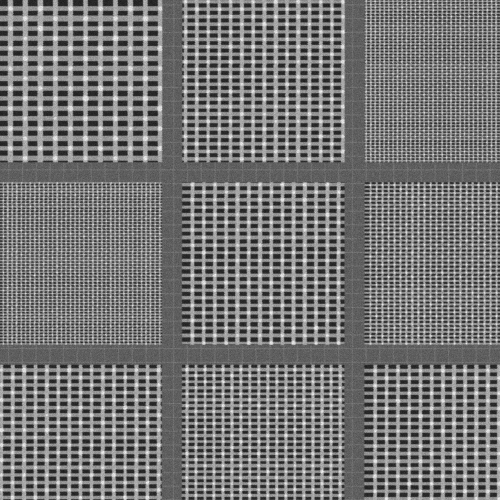
#> input picture Dataset_AMP_Phase 2/p001.png, 1000 x 1000 px (shown at 1/2 size)
$ python inference_adaptive.py --reference '../../Dataset_AMP_Phase 2/p001.png' --search '../../Dataset_AMP_Phase 2/p002.png'   (older library calls are emulated)
#> lines starting #> are read from the running program, lines starting #| are printed output that depends on the picture; after the words box and inside, x2 and y2 are one past the last pixel; in counts of white or black regions, pixels touching at a corner belong together
"""
Drift-Sense++ Adaptive Structural Registration Engine
Confidence-Gated Multi-Stage Architecture:
- Stage 1: Fast Global Retrieval (Intensity + Scharr Gradient)
- Stage 2: Confidence Assessment (Peak Gap Delta-S, PSR, Peak Score)
- Stage 3: Adaptive Execution Cascade (Fast Path <40ms, Normal Path ~100ms, Hard Path ~350ms)
- Stage 4: Multi-Feature Verification & Structural Consistency Metric C_i = mu / (sigma + eps)
- Stage 5: Conditional Periodic Center Tie-Breaker (Invoked ONLY on true structural ties)
- Stage 6: Subpixel 2D Paraboloid Refinement
"""

import os
import sys
import argparse
import json
import time
import numpy as np
import cv2

from anchor_consensus import select_distinctive_anchors


def normalize_intensity(image: np.ndarray) -> np.ndarray:
    """Normalizes image intensity to float32 [0, 1] with percentile scaling."""
    img_f = image.astype(np.float32)
    p_low, p_high = np.percentile(img_f, (1, 99))
    if p_high > p_low:
        img_norm = np.clip((img_f - p_low) / (p_high - p_low), 0.0, 1.0)
    else:
        img_norm = img_f / 255.0
    return img_norm.astype(np.float32)


def extract_gradient_and_orientation(image: np.ndarray) -> tuple[np.ndarray, np.ndarray]:
    """Extracts Scharr gradient magnitude [0, 1] and orientation angle [-pi, pi]."""
    img_f = image.astype(np.float32) / 255.0 if image.dtype == np.uint8 else image.astype(np.float32)
    gx = cv2.Scharr(img_f, cv2.CV_32F, 1, 0)
    gy = cv2.Scharr(img_f, cv2.CV_32F, 0, 1)
    g_mag = cv2.magnitude(gx, gy)
    g_ang = np.arctan2(gy, gx)
    max_val = g_mag.max()
    if max_val > 1e-6:
        g_mag /= max_val
    return g_mag.astype(np.float32), g_ang.astype(np.float32)


def compute_psr(corr_plane: np.ndarray, peak_x: int, peak_y: int, sidelobe_radius: int = 6) -> float:
    """Computes Peak-to-Sidelobe Ratio (PSR) of correlation plane."""
    h, w = corr_plane.shape
    mask = np.ones((h, w), dtype=bool)

    y_min = max(0, peak_y - sidelobe_radius)
    y_max = min(h, peak_y + sidelobe_radius + 1)
    x_min = max(0, peak_x - sidelobe_radius)
    x_max = min(w, peak_x + sidelobe_radius + 1)

    mask[y_min:y_max, x_min:x_max] = False
    sidelobe = corr_plane[mask]
    if len(sidelobe) == 0 or np.std(sidelobe) < 1e-7:
        return 0.0

    peak_val = corr_plane[peak_y, peak_x]
    mean_side = float(np.mean(sidelobe))
    std_side = float(np.std(sidelobe))

    psr = (peak_val - mean_side) / std_side
    return float(psr)


def extract_distinct_spatial_peaks(corr_map: np.ndarray, top_k: int = 6, min_dist: int = 15) -> list[dict]:
    """Extracts distinct spatial peaks using Non-Maximum Suppression."""
    work = corr_map.copy()
    h, w = work.shape
    peaks = []
    for _ in range(top_k):
        _, max_val, _, max_loc = cv2.minMaxLoc(work)
        if max_val <= -1.0 or np.isnan(max_val):
            break
        px, py = max_loc
        peaks.append({"x": int(px), "y": int(py), "score": float(max_val)})
        y1, y2 = max(0, py - min_dist), min(h, py + min_dist + 1)
        x1, x2 = max(0, px - min_dist), min(w, px + min_dist + 1)
        work[y1:y2, x1:x2] = -999.0
    return peaks


def local_phase_correlation(ref_patch: np.ndarray, search_patch: np.ndarray) -> tuple[float, float, float]:
    """Computes local phase correlation between reference and candidate search patch."""
    h, w = ref_patch.shape
    sh, sw = search_patch.shape
    if (h, w) != (sh, sw):
        ref_patch = cv2.resize(ref_patch, (sw, sh), interpolation=cv2.INTER_AREA)

    ref_f = ref_patch.astype(np.float32)
    search_f = search_patch.astype(np.float32)

    hann = cv2.createHanningWindow((sw, sh), cv2.CV_32F)
    ref_win = (ref_f - np.mean(ref_f)) * hann
    search_win = (search_f - np.mean(search_f)) * hann

    G_a = np.fft.fft2(ref_win)
    G_b = np.fft.fft2(search_win)
    cross_power = G_a * np.conj(G_b)
    magnitude = np.abs(cross_power) + 1e-7
    r = np.real(np.fft.ifft2(cross_power / magnitude))
    r_shift = np.fft.fftshift(r)

    cy, cx = sh // 2, sw // 2
    win_r = 5
    sub_r = r_shift[max(0, cy - win_r):min(sh, cy + win_r + 1),
                    max(0, cx - win_r):min(sw, cx + win_r + 1)]

    _, max_val, _, max_loc = cv2.minMaxLoc(sub_r)
    dx = float(max_loc[0] - win_r)
    dy = float(max_loc[1] - win_r)
    phase_score = float(max_val)

    return dx, dy, phase_score


def subpixel_refine_2d(corr_plane: np.ndarray, int_x: int, int_y: int) -> tuple[float, float]:
    """Fits 2D quadratic paraboloid surface on 5x5 neighborhood around correlation peak."""
    h, w = corr_plane.shape
    if int_x < 2 or int_x >= w - 2 or int_y < 2 or int_y >= h - 2:
        return float(int_x), float(int_y)

    patch = corr_plane[int_y-2:int_y+3, int_x-2:int_x+3].astype(np.float64)
    y_coords, x_coords = np.mgrid[-2:3, -2:3]

    X_mat = np.column_stack([
        x_coords.ravel()**2,
        y_coords.ravel()**2,
        x_coords.ravel() * y_coords.ravel(),
        x_coords.ravel(),
        y_coords.ravel(),
        np.ones(25)
    ])
    Z_vec = patch.ravel()

    try:
        coeff, _, _, _ = np.linalg.lstsq(X_mat, Z_vec, rcond=None)
        a, b, c, d, e, _ = coeff
        denom = 4 * a * b - c**2
        if abs(denom) > 1e-6 and a < 0 and b < 0:
            dx = (c * e - 2 * b * d) / denom
            dy = (c * d - 2 * a * e) / denom
            dx = np.clip(dx, -1.5, 1.5)
            dy = np.clip(dy, -1.5, 1.5)
            return float(int_x + dx), float(int_y + dy)
    except Exception:
        pass

    return float(int_x), float(int_y)


def perform_adaptive_localization(
    ref_img: np.ndarray,
    search_img: np.ndarray,
    verbose: bool = False
) -> tuple[float, float, dict]:
    """
    Main Drift-Sense++ Adaptive Structural Registration Pipeline.
    Dynamically routes between Fast Path, Normal Path, and Hard Path based on confidence.
    """
    t_start = time.perf_counter()
    sh, sw = search_img.shape
    search_cx, search_cy = sw / 2.0, sh / 2.0

    # Step 1: Pre-filtering & Physical Normalization
    search_proc = cv2.GaussianBlur(search_img, (3, 3), 0.5)
    ref_proc = cv2.GaussianBlur(ref_img, (3, 3), 0.5)

    search_norm = normalize_intensity(search_proc)
    search_grad, search_ang = extract_gradient_and_orientation(search_proc)

    ref_100 = cv2.resize(ref_proc, (100, 100), interpolation=cv2.INTER_AREA)
    ref_100_norm = normalize_intensity(ref_100)
    ref_100_grad, ref_100_ang = extract_gradient_and_orientation(ref_100)

    # Step 2: Fast Global Retrieval at Native Scale 1.0 (Intensity + Gradient)
    c_i = cv2.matchTemplate(search_norm, ref_100_norm, cv2.TM_CCOEFF_NORMED)
    c_g = cv2.matchTemplate(search_grad, ref_100_grad, cv2.TM_CCOEFF_NORMED)
    c_fast = 0.55 * c_i + 0.45 * c_g

    peaks_fast = extract_distinct_spatial_peaks(c_fast, top_k=6, min_dist=15)
    if len(peaks_fast) == 0:
        return search_cx, search_cy, {"status": "NO_PEAKS", "path": "FALLBACK"}

    top1 = peaks_fast[0]
    top2 = peaks_fast[1] if len(peaks_fast) > 1 else {"score": 0.0}

    s1 = top1["score"]
    s2 = top2["score"]
    delta_s = s1 - s2
    psr_val = compute_psr(c_fast, top1["x"], top1["y"])

    path_taken = "NORMAL_PATH"
    confidence_tier = "MEDIUM"
    winning_cand = None
    all_evaluated = []

    # =========================================================================
    # REPAIR / DECISION LOGIC: ROUTING THE THREE REGIMES
    # =========================================================================

    # REGIME 1: FAST PATH (Confident & Unambiguous)
    # Conditions: High absolute score, wide peak gap, and high PSR
    if s1 >= 0.88 and delta_s >= 0.10 and psr_val >= 6.5:
        path_taken = "FAST_PATH"
        confidence_tier = "HIGH"
        winning_cand = {
            "x": top1["x"] + 50.0,
            "y": top1["y"] + 50.0,
            "peak_x": top1["x"],
            "peak_y": top1["y"],
            "tw": 100,
            "th": 100,
            "scale": 1.0,
            "rot": 0.0,
            "score": s1,
            "corr_plane": c_fast,
            "grad_corr": 1.0,
            "phase_score": 1.0,
            "orient_score": 1.0,
            "consistency": 10.0,
            "dist_to_center": np.hypot(top1["x"] + 50.0 - search_cx, top1["y"] + 50.0 - search_cy)
        }

    # REGIME 2: HARD PATH (Low score or Severe Periodic Ambiguity or High Noise)
    # Conditions: Very low peak score (< 0.52) or very tight ambiguity (delta_s < 0.02)
    elif s1 < 0.52 or (s1 < 0.70 and delta_s < 0.025):
        path_taken = "HARD_PATH"
        confidence_tier = "LOW"

        # Bounded Coarse-to-Fine Scale Search & Micro-Rotation
        scales = (0.97, 1.00, 1.03)
        rotations = (-2.0, 0.0, 2.0)
        cands_hard = []

        for s in scales:
            tw = max(10, int(round(100 * s)))
            th = max(10, int(round(100 * s)))
            ref_s = cv2.resize(ref_proc, (tw, th), interpolation=cv2.INTER_AREA)

            for r in rotations:
                if abs(r) > 0.01:
                    M = cv2.getRotationMatrix2D((tw / 2.0, th / 2.0), r, 1.0)
                    ref_r = cv2.warpAffine(ref_s, M, (tw, th), borderMode=cv2.BORDER_REFLECT)
                else:
                    ref_r = ref_s

                r_norm = normalize_intensity(ref_r)
                r_grad, r_ang = extract_gradient_and_orientation(ref_r)

                c_i_s = cv2.matchTemplate(search_norm, r_norm, cv2.TM_CCOEFF_NORMED)
                c_g_s = cv2.matchTemplate(search_grad, r_grad, cv2.TM_CCOEFF_NORMED)
                c_combo_s = 0.55 * c_i_s + 0.45 * c_g_s

                peaks_s = extract_distinct_spatial_peaks(c_combo_s, top_k=3, min_dist=15)
                for p in peaks_s:
                    cands_hard.append({
                        "x": p["x"] + tw / 2.0,
                        "y": p["y"] + th / 2.0,
                        "peak_x": p["x"],
                        "peak_y": p["y"],
                        "tw": tw,
                        "th": th,
                        "scale": s,
                        "rot": r,
                        "score": p["score"],
                        "corr_plane": c_combo_s,
                        "ref_n": r_norm,
                        "ref_g": r_grad,
                        "ref_ang": r_ang
                    })

        # Deduplicate to Top-6
        cands_hard.sort(key=lambda c: c["score"], reverse=True)
        unique_hard = []
        for c in cands_hard:
            if not any(np.hypot(c["x"] - u["x"], c["y"] - u["y"]) < 12 for u in unique_hard):
                unique_hard.append(c)
            if len(unique_hard) >= 6:
                break

        # Verification on Top-6
        for c in unique_hard:
            cx, cy = c["x"], c["y"]
            tw, th = c["tw"], c["th"]
            y1 = max(0, int(round(cy - th / 2.0)))
            y2 = min(sh, int(round(cy + th / 2.0)))
            x1 = max(0, int(round(cx - tw / 2.0)))
            x2 = min(sw, int(round(cx + tw / 2.0)))

            sp_n = search_norm[y1:y2, x1:x2]
            sp_g = search_grad[y1:y2, x1:x2]
            sp_ang = search_ang[y1:y2, x1:x2]

            if sp_n.shape != (th, tw):
                sp_n = cv2.resize(sp_n, (tw, th), interpolation=cv2.INTER_AREA)
                sp_g = cv2.resize(sp_g, (tw, th), interpolation=cv2.INTER_AREA)
                sp_ang = cv2.resize(sp_ang, (tw, th), interpolation=cv2.INTER_NEAREST)

            _, _, ps = local_phase_correlation(c["ref_n"], sp_n)
            g_corr = float(np.corrcoef(c["ref_g"].ravel(), sp_g.ravel())[0, 1])
            if np.isnan(g_corr):
                g_corr = 0.0

            ang_diff = np.abs(np.arctan2(np.sin(c["ref_ang"] - sp_ang), np.cos(c["ref_ang"] - sp_ang)))
            orient_score = float(1.0 - np.mean(ang_diff) / np.pi)

            # Consistency Metric C_i
            scores_vec = np.array([c["score"], max(0.0, g_corr), max(0.0, ps), orient_score])
            mu_i = float(np.mean(scores_vec))
            std_i = float(np.std(scores_vec))
            consistency = mu_i / (std_i + 1e-4)

            dist_to_center = float(np.hypot(cx - search_cx, cy - search_cy))

            c["grad_corr"] = g_corr
            c["phase_score"] = ps
            c["orient_score"] = orient_score
            c["consistency"] = consistency
            c["dist_to_center"] = dist_to_center

            # Hierarchical Score Fusion
            c["final_score"] = (
                0.40 * c["score"] +
                0.30 * g_corr +
                0.15 * max(0.0, ps) +
                0.10 * orient_score +
                0.05 * min(1.0, consistency / 5.0)
            )

        unique_hard.sort(key=lambda c: c["final_score"], reverse=True)
        all_evaluated = unique_hard
        winning_cand = unique_hard[0]

    # REGIME 3: NORMAL PATH (Moderate Ambiguity Cascade)
    else:
        path_taken = "NORMAL_PATH"
        confidence_tier = "MEDIUM"

        cands_normal = []
        for p in peaks_fast:
            cx, cy = p["x"] + 50.0, p["y"] + 50.0
            y1, y2 = max(0, int(round(cy - 50))), min(sh, int(round(cy + 50)))
            x1, x2 = max(0, int(round(cx - 50))), min(sw, int(round(cx + 50)))

            sp_n = search_norm[y1:y2, x1:x2]
            sp_g = search_grad[y1:y2, x1:x2]
            sp_ang = search_ang[y1:y2, x1:x2]

            if sp_n.shape != (100, 100):
                sp_n = cv2.resize(sp_n, (100, 100))
                sp_g = cv2.resize(sp_g, (100, 100))
                sp_ang = cv2.resize(sp_ang, (100, 100), interpolation=cv2.INTER_NEAREST)

            # Cheap Filter: Gradient Correlation + Orientation
            g_corr = float(np.corrcoef(ref_100_grad.ravel(), sp_g.ravel())[0, 1])
            if np.isnan(g_corr):
                g_corr = 0.0

            ang_diff = np.abs(np.arctan2(np.sin(ref_100_ang - sp_ang), np.cos(ref_100_ang - sp_ang)))
            orient_score = float(1.0 - np.mean(ang_diff) / np.pi)

            cands_normal.append({
                "x": cx,
                "y": cy,
                "peak_x": p["x"],
                "peak_y": p["y"],
                "tw": 100,
                "th": 100,
                "scale": 1.0,
                "rot": 0.0,
                "score": p["score"],
                "corr_plane": c_fast,
                "ref_n": ref_100_norm,
                "sp_n": sp_n,
                "grad_corr": g_corr,
                "orient_score": orient_score,
                "filter_score": 0.50 * p["score"] + 0.30 * g_corr + 0.20 * orient_score,
                "dist_to_center": float(np.hypot(cx - search_cx, cy - search_cy))
            })

        # Filter down to Top-3 for Phase Correlation
        cands_normal.sort(key=lambda c: c["filter_score"], reverse=True)
        top3 = cands_normal[:3]

        for c in top3:
            _, _, ps = local_phase_correlation(c["ref_n"], c["sp_n"])
            scores_vec = np.array([c["score"], max(0.0, c["grad_corr"]), max(0.0, ps), c["orient_score"]])
            mu_i = float(np.mean(scores_vec))
            std_i = float(np.std(scores_vec))
            consistency = mu_i / (std_i + 1e-4)

            c["phase_score"] = ps
            c["consistency"] = consistency

            c["final_score"] = (
                0.40 * c["score"] +
                0.30 * c["grad_corr"] +
                0.15 * max(0.0, ps) +
                0.10 * c["orient_score"] +
                0.05 * min(1.0, consistency / 5.0)
            )

        top3.sort(key=lambda c: c["final_score"], reverse=True)
        all_evaluated = top3
        winning_cand = top3[0]

    # =========================================================================
    # CONDITIONAL PERIODIC AMBIGUITY & CENTER TIE-BREAKER
    # =========================================================================
    # Rule: Structural Evidence > Center Prior. Center rule invoked ONLY on true ties.
    is_ambiguous = False
    if len(all_evaluated) > 1 and winning_cand is not None:
        c1 = all_evaluated[0]
        c2 = all_evaluated[1]
        score_diff = c1["final_score"] - c2["final_score"]

        # If candidates are separated by typical lattice pitch (e.g. 15-80 px) with nearly identical scores
        cand_dist = np.hypot(c1["x"] - c2["x"], c1["y"] - c2["y"])
        if score_diff < 0.020 and 12.0 <= cand_dist <= 120.0:
            is_ambiguous = True
            ambiguity_pool = [c for c in all_evaluated if (c1["final_score"] - c["final_score"]) < 0.020]
            winning_cand = min(ambiguity_pool, key=lambda c: c["dist_to_center"])

    # Step 6: Subpixel 2D Paraboloid Refinement
    sub_x, sub_y = subpixel_refine_2d(winning_cand["corr_plane"], winning_cand["peak_x"], winning_cand["peak_y"])
    final_x = float(sub_x + winning_cand["tw"] / 2.0)
    final_y = float(sub_y + winning_cand["th"] / 2.0)

    elapsed_ms = (time.perf_counter() - t_start) * 1000.0

    meta = {
        "x": round(final_x, 2),
        "y": round(final_y, 2),
        "scale": round(winning_cand.get("scale", 1.0), 4),
        "rotation": round(winning_cand.get("rot", 0.0), 2),
        "score": round(winning_cand.get("final_score", winning_cand["score"]), 4),
        "raw_score": round(winning_cand["score"], 4),
        "psr": round(psr_val, 2),
        "path_taken": path_taken,
        "confidence_tier": confidence_tier,
        "is_ambiguous": is_ambiguous,
        "consistency": round(winning_cand.get("consistency", 0.0), 2),
        "latency_ms": round(elapsed_ms, 2)
    }

    return final_x, final_y, meta


def perform_drift_sense_localization(ref_img: np.ndarray, search_img: np.ndarray, verbose: bool = False) -> tuple[float, float, dict]:
    """Default competition entrypoint."""
    return perform_adaptive_localization(ref_img, search_img, verbose=verbose)


def main():
    parser = argparse.ArgumentParser(description="Drift-Sense++ Adaptive Structural Registration")
    parser.add_argument("--reference", type=str, required=True, help="Path to 100x reference image")
    parser.add_argument("--search", type=str, required=True, help="Path to 10x search image")
    parser.add_argument("--verbose", action="store_true", help="Output detailed JSON metadata")
    args = parser.parse_args()

    ref_img = cv2.imread(args.reference, cv2.IMREAD_GRAYSCALE)
#> ref_img is the input picture: shape (1000, 1000); min 8, max 255, mean 117.9
    search_img = cv2.imread(args.search, cv2.IMREAD_GRAYSCALE)
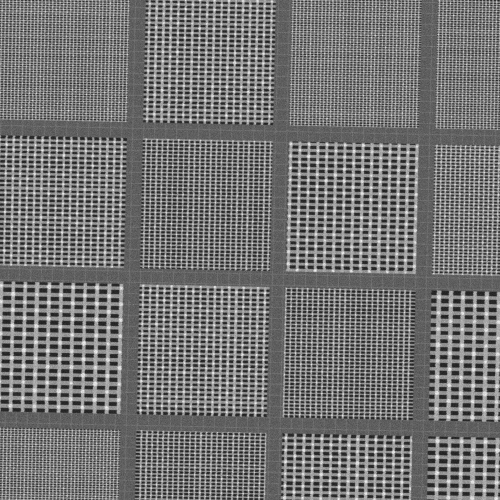
#> input picture Dataset_AMP_Phase 2/p002.png, 1000 x 1000 px (shown at 1/2 size)
#> search_img is the input picture: shape (1000, 1000); min 10, max 255, mean 116.3

    if ref_img is None or search_img is None:
        print("Error: Invalid image path.", file=sys.stderr)
        sys.exit(1)

    x, y, meta = perform_adaptive_localization(ref_img, search_img, verbose=args.verbose)
#> in normalize_intensity, `p_low, p_high = np.percentile(img_f, (1, 99))`: p_low = 35; p_high = 217
#> in extract_gradient_and_orientation, `g_ang = np.arctan2(gy, gx)`:
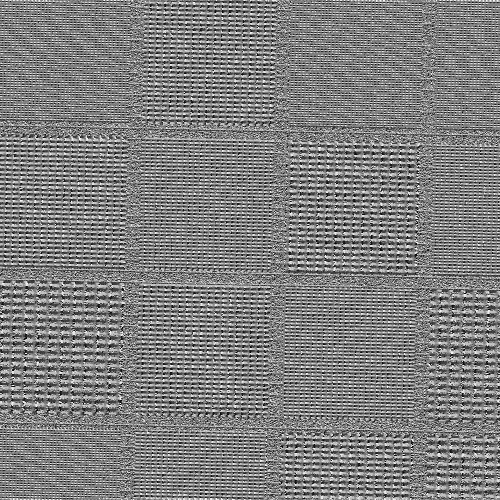
#> g_ang: shape (1000, 1000) float32 (shown at 1/2 size); min -3.14, max 3.14, mean 0.0024; drawn with min black and max white
#> in extract_gradient_and_orientation, `max_val = g_mag.max()`: max_val = 9.19
#> in perform_adaptive_localization, `ref_100 = cv2.resize(ref_proc, (100, 100), interpolation=cv2.INTER_AREA)`:
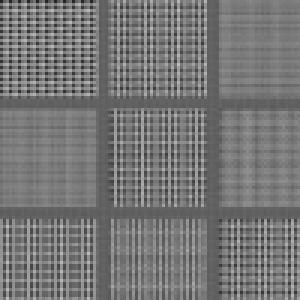
#> ref_100: shape (100, 100) (shown 3 times larger); min 37, max 186, mean 117.9
#> in extract_gradient_and_orientation (call 2), `g_ang = np.arctan2(gy, gx)`:
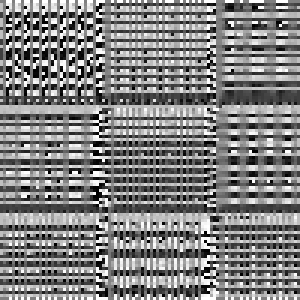
#> g_ang: shape (100, 100) float32 (shown 3 times larger); min -3.14, max 3.14, mean 0.0598; drawn with min black and max white
#> in extract_gradient_and_orientation (call 2), `max_val = g_mag.max()`: max_val = 4.86
#> in perform_adaptive_localization, `c_fast = 0.55 * c_i + 0.45 * c_g`:
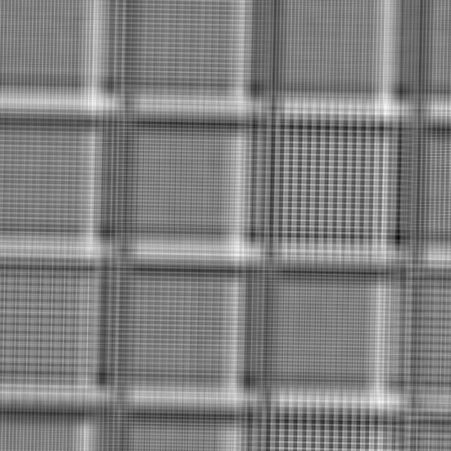
#> c_fast: shape (901, 901) float32 (shown at 1/2 size); min -0.144, max 0.144, mean 0.000203; drawn with min black and max white
#> the loop in extract_distinct_spatial_peaks, `for _ in range(top_k):` made 6 passes
#> (max_val, px, py, y1, y2, x1, x2) on passes 1 to 6: (0.144, 758, 803, 788, 819, 743, 774), (0.142, 185, 206, 191, 222, 170, 201), (0.141, 770, 214, 199, 230, 755, 786), (0.14, 476, 509, 494, 525, 461, 492), (0.132, 776, 803, 788, 819, 761, 792), (0.129, 751, 214, 199, 230, 736, 767)
#> after the loop in extract_distinct_spatial_peaks, `for _ in range(top_k):`:
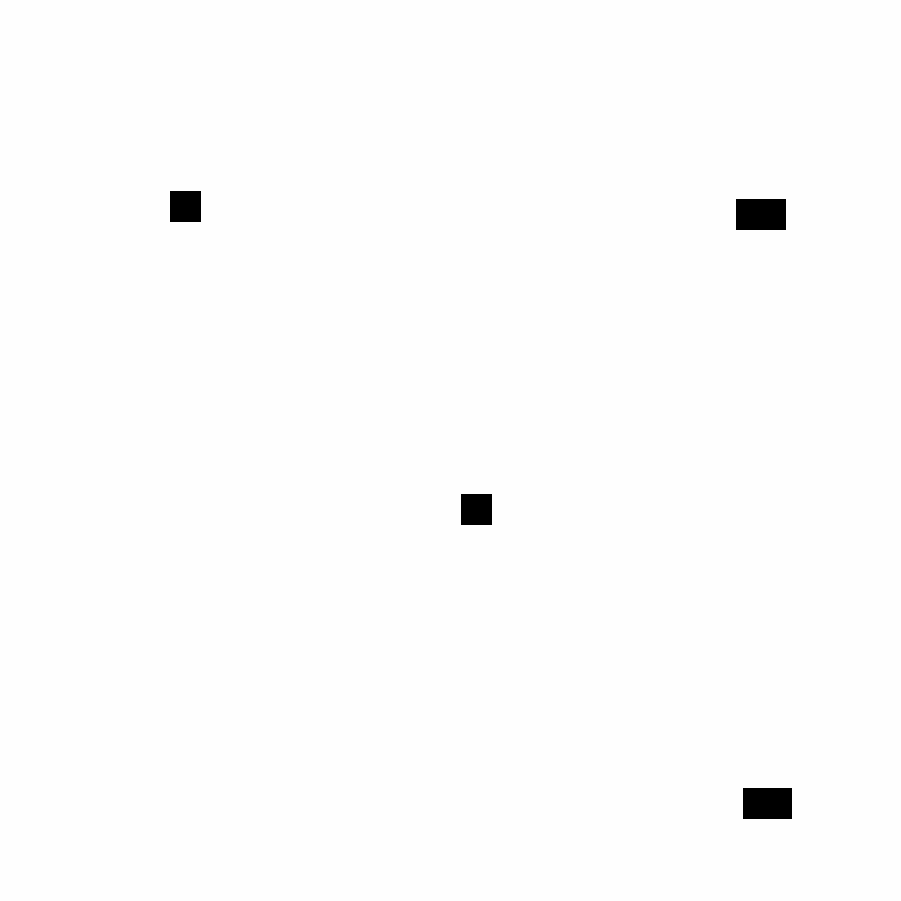
#> work: shape (901, 901) float32; 0.61% of pixels changed, all inside (x1, y1, x2, y2) = (170, 191, 792, 819); drawn with min black and max white
#> after the loop in extract_distinct_spatial_peaks, `for _ in range(top_k):`: peaks = 6 items
#> in perform_adaptive_localization, `top1 = peaks_fast[0]`: top1 = {'x': 758, 'y': 803, 'score': 0.144}
#> in perform_adaptive_localization, `top2 = peaks_fast[1] if len(peaks_fast) > 1 else {"score": 0.0}`: top2 = {'x': 185, 'y': 206, 'score': 0.142}
#> in perform_adaptive_localization, `s1 = top1["score"]`: s1 = 0.144
#> in perform_adaptive_localization, `s2 = top2["score"]`: s2 = 0.142
#> in perform_adaptive_localization, `delta_s = s1 - s2`: delta_s = 0.00126
#> in compute_psr, `peak_val = corr_plane[peak_y, peak_x]`: peak_val = 0.144
#> in compute_psr, `mean_side = float(np.mean(sidelobe))`: mean_side = 0.000181
#> in compute_psr, `std_side = float(np.std(sidelobe))`: std_side = 0.0322
#> in compute_psr, `psr = (peak_val - mean_side) / std_side`: psr = 4.45
#> after the loop in perform_adaptive_localization, `for s in scales:`:
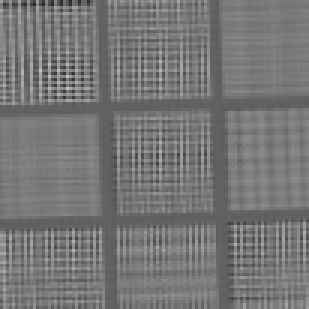
#> ref_r: shape (103, 103) (shown 3 times larger); min 41, max 194, mean 117.9
#> after the loop in perform_adaptive_localization, `for s in scales:`: cands_hard = 27 items
#> the loop in perform_adaptive_localization, `for c in cands_hard:` made 25 passes
#> (the rest of the program and of its run is left out)
